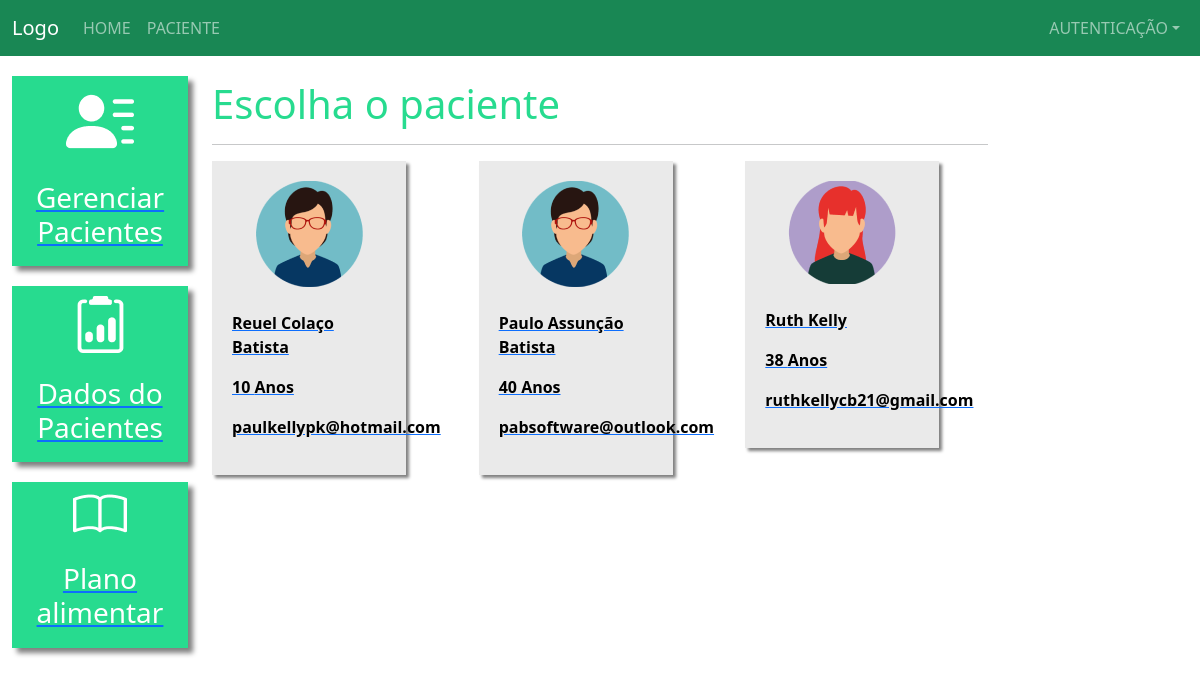
/dados_paciente/ (signed in), run on the app's committed database.
### plataforma/models.py (models this page shows, shortened)
class Pacientes(models.Model):
    choices_sexo = (('F', 'Feminino'),
                   ('M', 'Masculino'))
    nome = models.CharField(max_length=80)
    sexo = models.CharField(max_length=1, choices=choices_sexo)
    idade = models.IntegerField()
    email = models.EmailField()
    telefone = models.CharField(max_length=19)
    nutri = models.ForeignKey(CustomUser, on_delete=models.CASCADE)
    class Meta:
        verbose_name_plural = ("pacientes")
        db_table = 'pacientes'

### plataforma/views.py (the view)
# urls.py: path('dados_paciente/', dados_paciente_listar, name='dados_paciente_listar'),
@login_required(login_url='login')
def dados_paciente_listar(request):
    template_name = 'plataforma/dados_pacientes_listar.html'
    pacientes = Pacientes.objects.filter(nutri=request.user)
    return render(request, template_name, {'pacientes':pacientes})

### plataforma/templates/plataforma/dados_pacientes_listar.html (shortened to what this page needs)
{% extends 'base_plataf.html' %} {% load static %} {% block 'plataforma' %}
<br />
<h1 class="titulo">Escolha o paciente</h1>
<hr>
<div class="row">
  {% for paciente in pacientes%}
  <div class="col-md-4">
    <a href="{% url 'dados_paciente' paciente.id %}" class="link-hover">
      <div class="card-paciente">
        <div class="foto-perfil">
          {% if paciente.sexo == "M"%}
          <img src="{% static 'plataforma/img/perfil2.png' %}" />
          {% else %}
          <img src="{% static 'plataforma/img/perfil1.png' %}" />
          {% endif %}
        </div>
        <br />
        <p class="dados">{{paciente.nome}}</p>
        <p class="dados">{{paciente.idade}} Anos</p>
        <p class="dados">{{paciente.email}}</p>
      </div>
    </a>
    <br>
  </div>
  {% endfor %}
</div>
{% endblock%}

### templates/static/plataforma/css/css.css (style rules this page uses)
.titulo { color: #27DB8F; }
.card-paciente { background-color: #EAEAEA; width: 80%; box-shadow: 3px 3px 3px gray; padding: 20px; color: black; }
.foto-perfil { text-align: center; }
.dados { font-weight: bold; }

### data on the page
Pacientes: nome "Reuel Colaço Batista", idade "10", email "paulkellypk@hotmail.com"
Pacientes: nome "Paulo Assunção Batista", idade "40", email "pabsoftware@outlook.com"
Pacientes: nome "Ruth Kelly", idade "38", email "ruthkellycb21@gmail.com"
